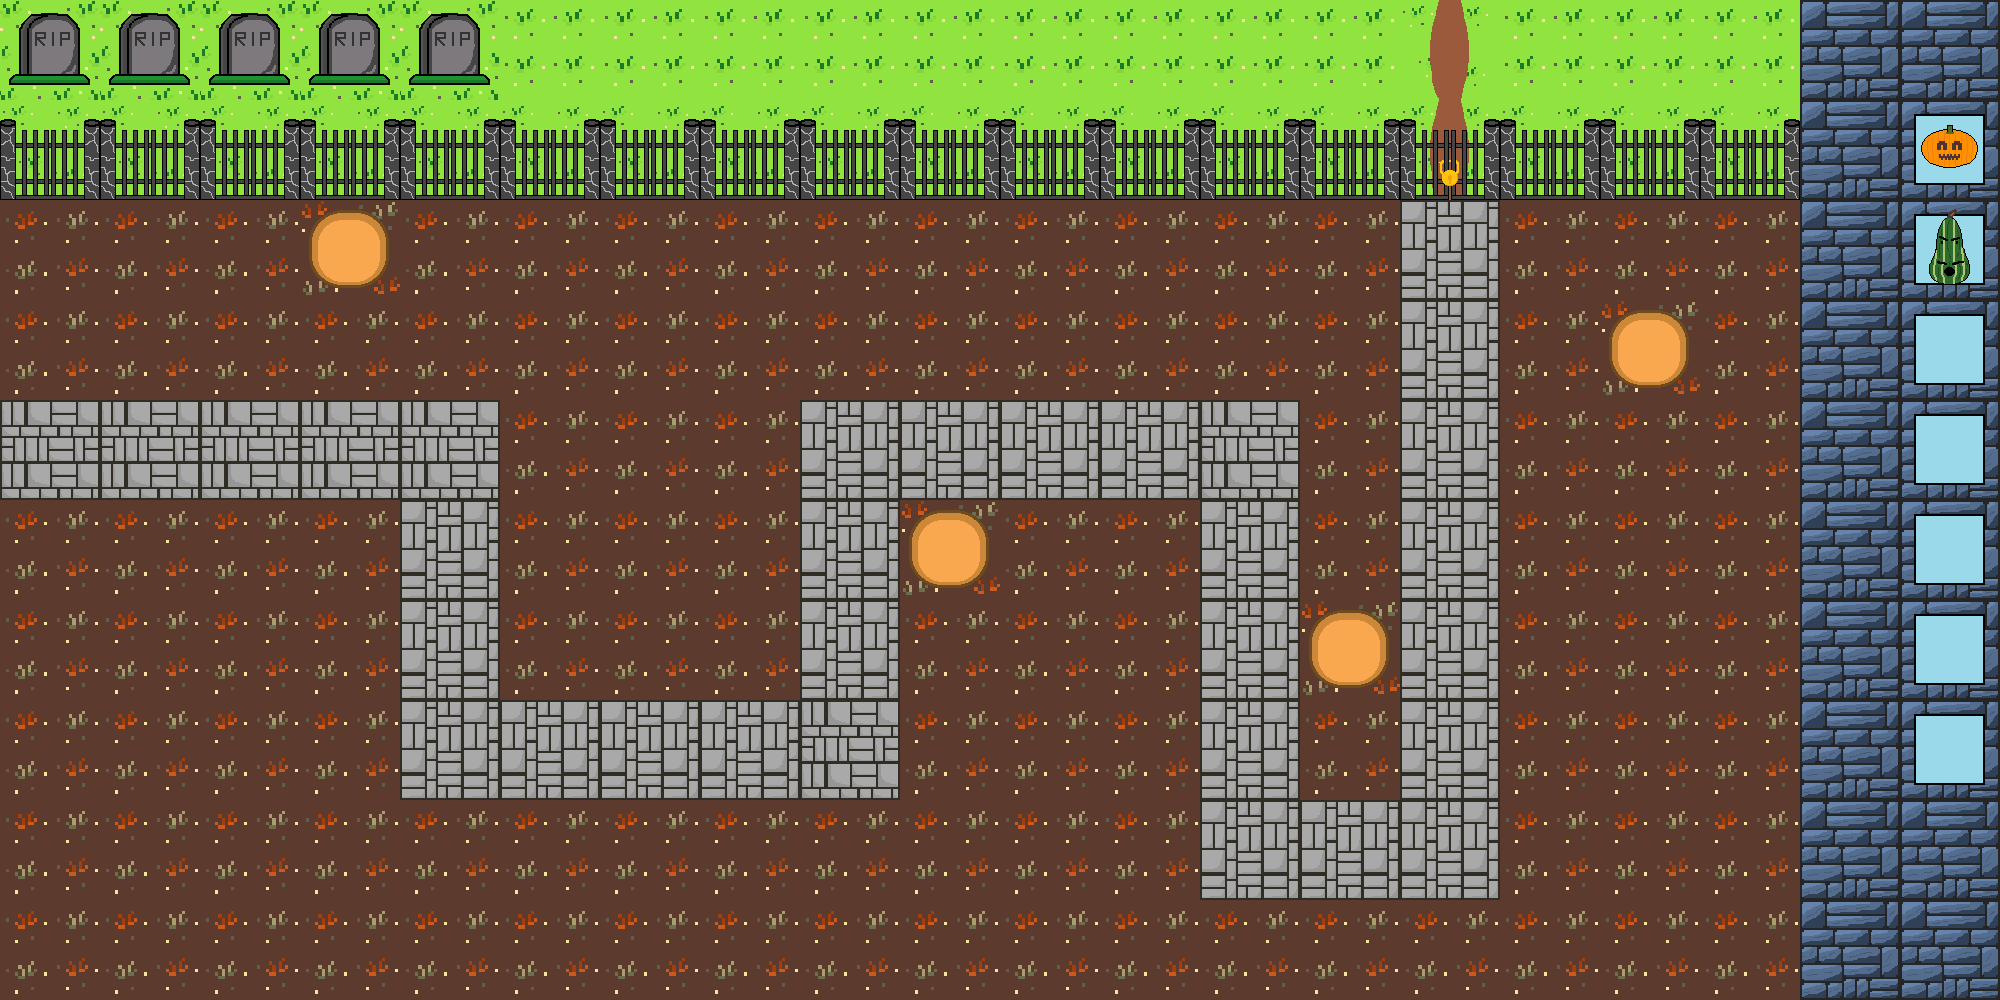

A level layout from a 2D game, rendered from its tile map. Below: a short description, then the map file with its tile-grid data intact:
An orthogonal 20x10 tile map with 100x100 px tiles, 10 tile layers (ground, health_bar, gate, gate_door, ...), 21 tilesets.

<map version="1.10" tiledversion="1.11.2" orientation="orthogonal" renderorder="right-down" width="20" height="10" tilewidth="100" tileheight="100" infinite="0" nextlayerid="12" nextobjectid="1">
 <tileset firstgid="1" source="grass_tile.tsx" />
 <tileset firstgid="2" source="pathtile_lr.tsx" />
 <tileset firstgid="3" source="pathtile_ud.tsx" />
 <tileset firstgid="4" source="gate.tsx" />
 <tileset firstgid="5" source="gatewall.tsx" />
 <tileset firstgid="6" source="basic_pumpkin.tsx" />
 <tileset firstgid="7" source="pumpatchv1.tsx" />
 <tileset firstgid="8" source="highlight_patch.tsx" />
 <tileset firstgid="9" source="wiltedgrassexp.tsx" />
 <tileset firstgid="10" source="shopwall.tsx" />
 <tileset firstgid="11" source="shopwall_blank.tsx" />
 <tileset firstgid="12" source="selected_shopitem.tsx" />
 <tileset firstgid="13" source="patch_wilted.tsx" />
 <tileset firstgid="14" source="selectedpatch_wilted.tsx" />
 <tileset firstgid="15" source="grassexp.tsx" />
 <tileset firstgid="16" source="gravestone.tsx" />
 <tileset firstgid="17" source="gravestone_ch.tsx" />
 <tileset firstgid="18" source="gatefixed.tsx" />
 <tileset firstgid="19" source="gatedoorfixed.tsx" />
 <tileset firstgid="20" source="gravepath.tsx" />
 <tileset firstgid="21" source="gourd.tsx" />
 <layer id="1" name="ground" width="20" height="10">
  <data encoding="csv">
15,15,15,15,15,15,15,15,15,15,15,15,15,15,20,15,15,15,9,9,
9,9,9,9,9,9,9,9,9,9,9,9,9,9,9,9,9,9,9,9,
9,9,9,9,9,9,9,9,9,9,9,9,9,9,9,9,9,9,9,9,
9,9,9,9,9,9,9,9,9,9,9,9,9,9,9,9,9,9,9,9,
9,9,9,9,9,9,9,9,9,9,9,9,9,9,9,9,9,9,9,9,
9,9,9,9,9,9,9,9,9,9,9,9,9,9,9,9,9,9,9,9,
9,9,9,9,9,9,9,9,9,9,9,9,9,9,9,9,9,9,9,9,
9,9,9,9,9,9,9,9,9,9,9,9,9,9,9,9,9,9,9,9,
9,9,9,9,9,9,9,9,9,9,9,9,9,9,9,9,9,9,9,9,
9,9,9,9,9,9,9,9,9,9,9,9,9,9,9,9,9,9,9,9
</data>
 </layer>
 <layer id="11" name="health_bar" width="20" height="10">
  <data encoding="csv">
16,16,16,16,16,0,0,0,0,0,0,0,0,0,0,0,0,0,0,0,
0,0,0,0,0,0,0,0,0,0,0,0,0,0,0,0,0,0,0,0,
0,0,0,0,0,0,0,0,0,0,0,0,0,0,0,0,0,0,0,0,
0,0,0,0,0,0,0,0,0,0,0,0,0,0,0,0,0,0,0,0,
0,0,0,0,0,0,0,0,0,0,0,0,0,0,0,0,0,0,0,0,
0,0,0,0,0,0,0,0,0,0,0,0,0,0,0,0,0,0,0,0,
0,0,0,0,0,0,0,0,0,0,0,0,0,0,0,0,0,0,0,0,
0,0,0,0,0,0,0,0,0,0,0,0,0,0,0,0,0,0,0,0,
0,0,0,0,0,0,0,0,0,0,0,0,0,0,0,0,0,0,0,0,
0,0,0,0,0,0,0,0,0,0,0,0,0,0,0,0,0,0,0,0
</data>
 </layer>
 <layer id="3" name="gate" width="20" height="10">
  <data encoding="csv">
0,0,0,0,0,0,0,0,0,0,0,0,0,0,0,0,0,0,0,0,
18,18,18,18,18,18,18,18,18,18,18,18,18,18,0,18,18,18,5,5,
0,0,0,0,0,0,0,0,0,0,0,0,0,0,0,0,0,0,0,0,
0,0,0,0,0,0,0,0,0,0,0,0,0,0,0,0,0,0,0,0,
0,0,0,0,0,0,0,0,0,0,0,0,0,0,0,0,0,0,0,0,
0,0,0,0,0,0,0,0,0,0,0,0,0,0,0,0,0,0,0,0,
0,0,0,0,0,0,0,0,0,0,0,0,0,0,0,0,0,0,0,0,
0,0,0,0,0,0,0,0,0,0,0,0,0,0,0,0,0,0,0,0,
0,0,0,0,0,0,0,0,0,0,0,0,0,0,0,0,0,0,0,0,
0,0,0,0,0,0,0,0,0,0,0,0,0,0,0,0,0,0,0,0
</data>
 </layer>
 <layer id="10" name="gate_door" width="20" height="10">
  <data encoding="csv">
0,0,0,0,0,0,0,0,0,0,0,0,0,0,0,0,0,0,0,0,
0,0,0,0,0,0,0,0,0,0,0,0,0,0,19,0,0,0,0,0,
0,0,0,0,0,0,0,0,0,0,0,0,0,0,0,0,0,0,0,0,
0,0,0,0,0,0,0,0,0,0,0,0,0,0,0,0,0,0,0,0,
0,0,0,0,0,0,0,0,0,0,0,0,0,0,0,0,0,0,0,0,
0,0,0,0,0,0,0,0,0,0,0,0,0,0,0,0,0,0,0,0,
0,0,0,0,0,0,0,0,0,0,0,0,0,0,0,0,0,0,0,0,
0,0,0,0,0,0,0,0,0,0,0,0,0,0,0,0,0,0,0,0,
0,0,0,0,0,0,0,0,0,0,0,0,0,0,0,0,0,0,0,0,
0,0,0,0,0,0,0,0,0,0,0,0,0,0,0,0,0,0,0,0
</data>
 </layer>
 <layer id="4" name="path" width="20" height="10">
  <data encoding="csv">
0,0,0,0,0,0,0,0,0,0,0,0,0,0,0,0,0,0,0,0,
0,0,0,0,0,0,0,0,0,0,0,0,0,0,0,0,0,0,0,0,
0,0,0,0,0,0,0,0,0,0,0,0,0,0,3,0,0,0,0,0,
0,0,0,0,0,0,0,0,0,0,0,0,0,0,3,0,0,0,0,0,
2,2,2,2,2,9,9,9,3,3,3,3,2,9,3,0,0,0,0,0,
0,0,0,0,3,0,0,9,3,0,0,9,3,0,3,0,0,0,0,0,
0,0,0,0,3,0,0,9,3,0,0,9,3,0,3,0,0,0,0,0,
0,0,0,0,3,3,3,3,2,9,9,9,3,0,3,0,0,0,0,0,
0,0,0,0,0,0,0,0,0,0,0,0,3,3,3,0,0,0,0,0,
0,0,0,0,0,0,0,0,0,0,0,0,0,0,0,0,0,0,0,0
</data>
 </layer>
 <layer id="5" name="patches" width="20" height="10">
  <data encoding="csv">
0,0,0,0,0,0,0,0,0,0,0,0,0,0,0,0,0,0,0,0,
0,0,0,0,0,0,0,0,0,0,0,0,0,0,0,0,0,0,0,0,
0,0,0,13,0,0,0,0,0,0,0,0,0,0,0,0,0,0,0,0,
0,0,0,0,0,0,0,0,0,0,0,0,0,0,0,0,13,0,0,0,
0,0,0,0,0,0,0,0,0,0,0,0,0,0,0,0,0,0,0,0,
0,0,0,0,0,0,0,0,0,13,0,0,0,0,0,0,0,0,0,0,
0,0,0,0,0,0,0,0,0,0,0,0,0,13,0,0,0,0,0,0,
0,0,0,0,0,0,0,0,0,0,0,0,0,0,0,0,0,0,0,0,
0,0,0,0,0,0,0,0,0,0,0,0,0,0,0,0,0,0,0,0,
0,0,0,0,0,0,0,0,0,0,0,0,0,0,0,0,0,0,0,0
</data>
 </layer>
 <layer id="6" name="selected_patch" width="20" height="10">
  <data encoding="csv">
0,0,0,0,0,0,0,0,0,0,0,0,0,0,0,0,0,0,0,0,
0,0,0,0,0,0,0,0,0,0,0,0,0,0,0,0,0,0,0,0,
0,0,0,14,0,0,0,0,0,0,0,0,0,0,0,0,0,0,0,0,
0,0,0,0,0,0,0,0,0,0,0,0,0,0,0,0,14,0,0,0,
0,0,0,0,0,0,0,0,0,0,0,0,0,0,0,0,0,0,0,0,
0,0,0,0,0,0,0,0,0,14,0,0,0,0,0,0,0,0,0,0,
0,0,0,0,0,0,0,0,0,0,0,0,0,14,0,0,0,0,0,0,
0,0,0,0,0,0,0,0,0,0,0,0,0,0,0,0,0,0,0,0,
0,0,0,0,0,0,0,0,0,0,0,0,0,0,0,0,0,0,0,0,
0,0,0,0,0,0,0,0,0,0,0,0,0,0,0,0,0,0,0,0
</data>
 </layer>
 <layer id="7" name="shop" width="20" height="10">
  <data encoding="csv">
0,0,0,0,0,0,0,0,0,0,0,0,0,0,0,0,0,0,10,10,
0,0,0,0,0,0,0,0,0,0,0,0,0,0,0,0,0,0,10,11,
0,0,0,0,0,0,0,0,0,0,0,0,0,0,0,0,0,0,10,11,
0,0,0,0,0,0,0,0,0,0,0,0,0,0,0,0,0,0,10,11,
0,0,0,0,0,0,0,0,0,0,0,0,0,0,0,0,0,0,10,11,
0,0,0,0,0,0,0,0,0,0,0,0,0,0,0,0,0,0,10,11,
0,0,0,0,0,0,0,0,0,0,0,0,0,0,0,0,0,0,10,11,
0,0,0,0,0,0,0,0,0,0,0,0,0,0,0,0,0,0,10,11,
0,0,0,0,0,0,0,0,0,0,0,0,0,0,0,0,0,0,10,10,
0,0,0,0,0,0,0,0,0,0,0,0,0,0,0,0,0,0,10,10
</data>
 </layer>
 <layer id="9" name="selected_shopitem" width="20" height="10">
  <data encoding="csv">
0,0,0,0,0,0,0,0,0,0,0,0,0,0,0,0,0,0,0,0,
0,0,0,0,0,0,0,0,0,0,0,0,0,0,0,0,0,0,0,12,
0,0,0,0,0,0,0,0,0,0,0,0,0,0,0,0,0,0,0,12,
0,0,0,0,0,0,0,0,0,0,0,0,0,0,0,0,0,0,0,12,
0,0,0,0,0,0,0,0,0,0,0,0,0,0,0,0,0,0,0,12,
0,0,0,0,0,0,0,0,0,0,0,0,0,0,0,0,0,0,0,12,
0,0,0,0,0,0,0,0,0,0,0,0,0,0,0,0,0,0,0,12,
0,0,0,0,0,0,0,0,0,0,0,0,0,0,0,0,0,0,0,12,
0,0,0,0,0,0,0,0,0,0,0,0,0,0,0,0,0,0,0,0,
0,0,0,0,0,0,0,0,0,0,0,0,0,0,0,0,0,0,0,0
</data>
 </layer>
 <layer id="8" name="shop_pumpkins" width="20" height="10">
  <data encoding="csv">
0,0,0,0,0,0,0,0,0,0,0,0,0,0,0,0,0,0,0,0,
0,0,0,0,0,0,0,0,0,0,0,0,0,0,0,0,0,0,0,6,
0,0,0,0,0,0,0,0,0,0,0,0,0,0,0,0,0,0,0,21,
0,0,0,0,0,0,0,0,0,0,0,0,0,0,0,0,0,0,0,0,
0,0,0,0,0,0,0,0,0,0,0,0,0,0,0,0,0,0,0,0,
0,0,0,0,0,0,0,0,0,0,0,0,0,0,0,0,0,0,0,0,
0,0,0,0,0,0,0,0,0,0,0,0,0,0,0,0,0,0,0,0,
0,0,0,0,0,0,0,0,0,0,0,0,0,0,0,0,0,0,0,0,
0,0,0,0,0,0,0,0,0,0,0,0,0,0,0,0,0,0,0,0,
0,0,0,0,0,0,0,0,0,0,0,0,0,0,0,0,0,0,0,0
</data>
 </layer>
</map>